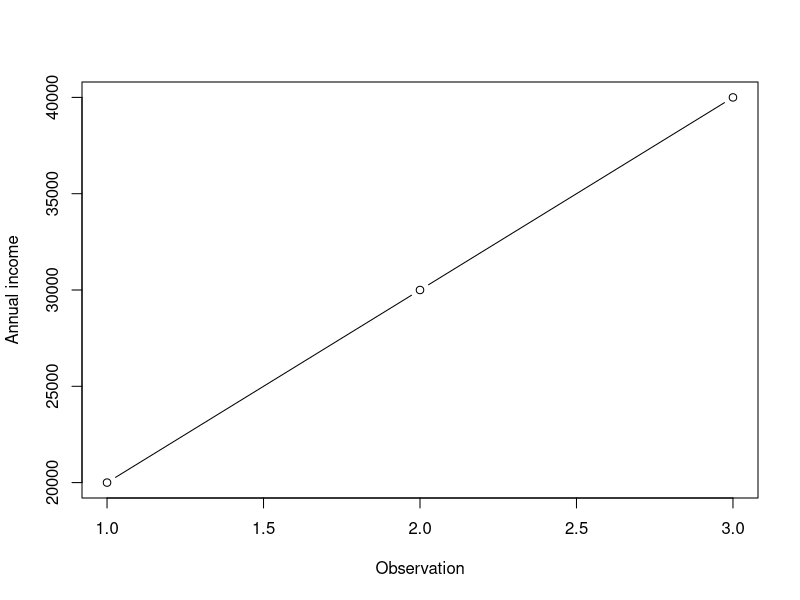

Here is the R script that generated this plot:
# R for Policy — Module 09: R & RStudio
# Complete module: 3 lessons, all worked examples.
# These are the reference solutions; they do not include your browser edits.
# Run sections in order, or source this entire file in R.

# SETUP
# Install once, if needed: install.packages(c("dplyr", "tidyr", "ggplot2", "readxl", "writexl"))
library(dplyr)
library(tidyr)
library(ggplot2)
library(readxl)
library(writexl)

# ======================================================================
# LESSON 1: Install R and RStudio
# ======================================================================

# Install R from https://cran.r-project.org/ first.
# Then install RStudio Desktop: https://posit.co/download/rstudio-desktop/
# Open RStudio and run the following lines in its Console. Expected answer: 4.

# WORKED EXAMPLE
# Run in the RStudio Console
R.version.string
2 + 2

# ======================================================================
# LESSON 2: Write and run an R script
# ======================================================================

# Default panes: Source (top left), Console (bottom left), Environment (top right), Output with Plots/Files/Packages/Help (bottom right).
# Create first_script.R in RStudio using File > New File > R Script.
# Run a line or selection: Ctrl+Enter (Windows/Linux), Cmd+Return (Mac).
# Run the whole file with Source. print() makes results visible when sourcing.
# Optional practice: change 20000 to 25000. The new mean is about 31666.67.
# After running the example, try these two lines in RStudio:
# df <- data.frame(annual_income = incomes)
# View(df)
# View(df) opens an Excel-like table in the Data Viewer.

# WORKED EXAMPLE
# A short script using fictional incomes
incomes <- c(20000, 30000, 40000)
mean_income <- mean(incomes)
print(mean_income)

plot(incomes, type = "b",
     xlab = "Observation", ylab = "Annual income")

# ======================================================================
# LESSON 3: Projects, packages and course code
# ======================================================================

# Create mvpf-course with File > New Project > New Directory > New Project.
# Save scripts in the project folder and reopen its .Rproj file to continue.
# Install the packages listed at the top of this download before running it.
# Expected mean_income: 30000. Restart R and run from the beginning to check your workflow.

# WORKED EXAMPLE
library(dplyr)
library(tidyr)
library(ggplot2)

practice <- data.frame(income = c(20000, 30000, 40000))
summary_income <- practice %>%
  summarise(mean_income = mean(income))
print(summary_income)
